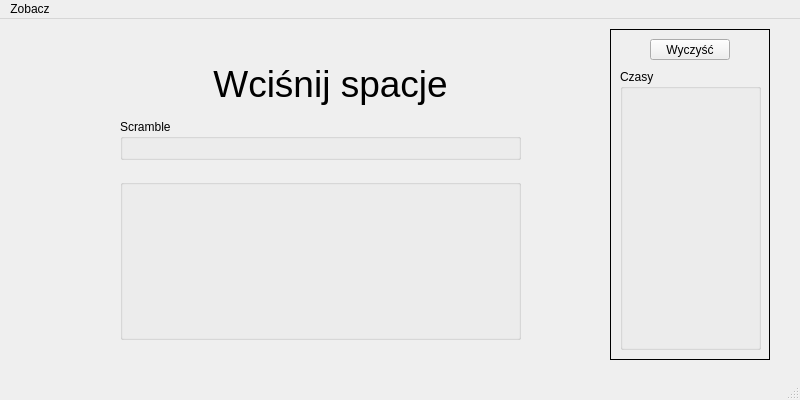
<?xml version="1.0" encoding="UTF-8"?>
<ui version="4.0">
 <class>okienko1</class>
 <widget class="QMainWindow" name="okienko1">
  <property name="windowModality">
   <enum>Qt::WindowModal</enum>
  </property>
  <property name="geometry">
   <rect>
    <x>0</x>
    <y>0</y>
    <width>800</width>
    <height>400</height>
   </rect>
  </property>
  <property name="minimumSize">
   <size>
    <width>800</width>
    <height>400</height>
   </size>
  </property>
  <property name="maximumSize">
   <size>
    <width>800</width>
    <height>400</height>
   </size>
  </property>
  <property name="windowTitle">
   <string>Qtimer</string>
  </property>
  <widget class="QWidget" name="centralwidget">
   <widget class="QFrame" name="verticalFrame">
    <property name="geometry">
     <rect>
      <x>610</x>
      <y>10</y>
      <width>160</width>
      <height>331</height>
     </rect>
    </property>
    <property name="sizePolicy">
     <sizepolicy hsizetype="Expanding" vsizetype="Expanding">
      <horstretch>0</horstretch>
      <verstretch>0</verstretch>
     </sizepolicy>
    </property>
    <property name="minimumSize">
     <size>
      <width>160</width>
      <height>201</height>
     </size>
    </property>
    <property name="maximumSize">
     <size>
      <width>160</width>
      <height>16777215</height>
     </size>
    </property>
    <property name="layoutDirection">
     <enum>Qt::LeftToRight</enum>
    </property>
    <property name="autoFillBackground">
     <bool>false</bool>
    </property>
    <property name="frameShape">
     <enum>QFrame::Box</enum>
    </property>
    <widget class="QPushButton" name="pushButton">
     <property name="geometry">
      <rect>
       <x>40</x>
       <y>10</y>
       <width>80</width>
       <height>21</height>
      </rect>
     </property>
     <property name="sizePolicy">
      <sizepolicy hsizetype="Minimum" vsizetype="Preferred">
       <horstretch>0</horstretch>
       <verstretch>0</verstretch>
      </sizepolicy>
     </property>
     <property name="maximumSize">
      <size>
       <width>80</width>
       <height>21</height>
      </size>
     </property>
     <property name="text">
      <string>Wyczyść</string>
     </property>
    </widget>
    <widget class="QGroupBox" name="groupBox">
     <property name="geometry">
      <rect>
       <x>10</x>
       <y>40</y>
       <width>141</width>
       <height>281</height>
      </rect>
     </property>
     <property name="title">
      <string>Czasy</string>
     </property>
    </widget>
    <zorder>groupBox</zorder>
    <zorder>pushButton</zorder>
   </widget>
   <widget class="QLabel" name="label">
    <property name="geometry">
     <rect>
      <x>170</x>
      <y>30</y>
      <width>321</width>
      <height>71</height>
     </rect>
    </property>
    <property name="maximumSize">
     <size>
      <width>321</width>
      <height>71</height>
     </size>
    </property>
    <property name="text">
     <string>&lt;!DOCTYPE HTML PUBLIC &quot;-//W3C//DTD HTML 4.0//EN&quot; &quot;http://www.w3.org/TR/REC-html40/strict.dtd&quot;&gt;
&lt;html&gt;&lt;head&gt;&lt;meta name=&quot;qrichtext&quot; content=&quot;1&quot; /&gt;&lt;style type=&quot;text/css&quot;&gt;
p, li { white-space: pre-wrap; }
&lt;/style&gt;&lt;/head&gt;&lt;body style=&quot; font-family:'MS Shell Dlg 2'; font-size:8pt; font-weight:400; font-style:normal;&quot;&gt;
&lt;p align=&quot;center&quot; style=&quot; margin-top:12px; margin-bottom:12px; margin-left:0px; margin-right:0px; -qt-block-indent:0; text-indent:0px;&quot;&gt;&lt;span style=&quot; font-size:28pt;&quot;&gt;Wciśnij spacje&lt;/span&gt;&lt;/p&gt;&lt;/body&gt;&lt;/html&gt;</string>
    </property>
    <property name="alignment">
     <set>Qt::AlignJustify|Qt::AlignVCenter</set>
    </property>
   </widget>
   <widget class="QGroupBox" name="groupBox_2">
    <property name="geometry">
     <rect>
      <x>120</x>
      <y>160</y>
      <width>401</width>
      <height>161</height>
     </rect>
    </property>
    <property name="title">
     <string/>
    </property>
   </widget>
   <widget class="QGroupBox" name="groupBox_3">
    <property name="geometry">
     <rect>
      <x>120</x>
      <y>100</y>
      <width>401</width>
      <height>41</height>
     </rect>
    </property>
    <property name="title">
     <string>Scramble</string>
    </property>
    <property name="alignment">
     <set>Qt::AlignJustify|Qt::AlignTop</set>
    </property>
    <property name="flat">
     <bool>false</bool>
    </property>
   </widget>
  </widget>
  <widget class="QMenuBar" name="menubar">
   <property name="geometry">
    <rect>
     <x>0</x>
     <y>0</y>
     <width>800</width>
     <height>20</height>
    </rect>
   </property>
   <widget class="QMenu" name="menuTimer">
    <property name="title">
     <string>Zobacz</string>
    </property>
    <addaction name="actionWykres"/>
   </widget>
   <addaction name="menuTimer"/>
  </widget>
  <widget class="QStatusBar" name="statusbar"/>
  <action name="actionWykres">
   <property name="text">
    <string>Wykres</string>
   </property>
  </action>
 </widget>
 <resources/>
 <connections/>
</ui>
